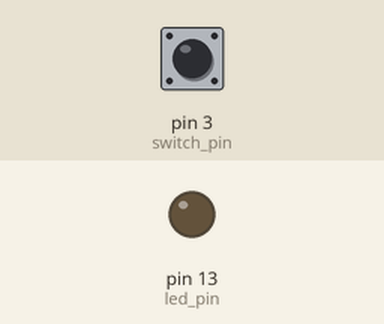
Recording of a sketch running on a simulated Arduino Uno, built with avr-gcc and run on an emulated ATmega328P. Parts: output pins drawn as LEDs (lit = HIGH). Inputs (shaded band) come from the test bench; at power-on: pin 3 (switch_pin) LOW.

Above: at 1.2 s.
1.3 s: pin 3 (switch_pin) pulled HIGH for 0.15 s
At 1.6 s:
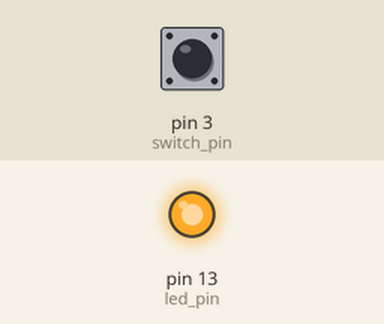
4.4 s: pin 3 (switch_pin) pulled HIGH for 1 s
At 8.1 s:
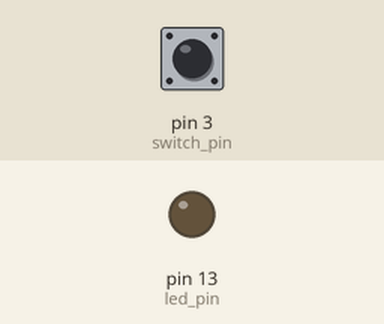
8.4 s: pin 3 (switch_pin) pulled HIGH for 3.2 s
At 10.1 s:
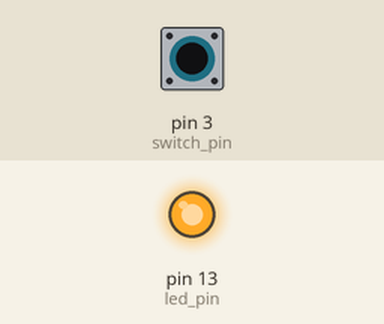
Timing chart, 0 to 12.8 s (numbered marks = the images above; inputs shaded):
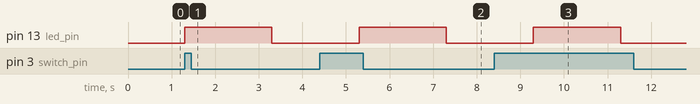

Measured:
- after the input at 1.3 s, pin 13 (led_pin): LOW → HIGH at once, → LOW 2.0 s later
- after the input at 4.4 s, pin 13 (led_pin): LOW → HIGH after 0.90 s, → LOW 2.0 s later
- after the input at 8.4 s, pin 13 (led_pin): LOW → HIGH after 0.90 s, → LOW 2.0 s later

The sketch:

ball_switch_sensor_interfacing_with_2_color_led.ino
```cpp
int led_pin = 13; // Define the LED interface
int switch_pin = 3; // Definition of mercury tilt switch sensor interface
int val; // Defines a numeric variable

void setup()
{
  pinMode(led_pin, OUTPUT);
  pinMode(switch_pin, INPUT);
  pinMode (13, OUTPUT);
}

void loop()
{
  val = digitalRead(switch_pin); // check mercury switch state
  if(val == HIGH)
  {
    digitalWrite(led_pin, HIGH);
    digitalWrite (13, HIGH); // set the LED on

  delay (2000); // wait for a second

  digitalWrite (13, LOW); // set the LED off

  delay (2000); // wait for a second
  }
  else
  {
    digitalWrite(led_pin, LOW);
  }
}
```
